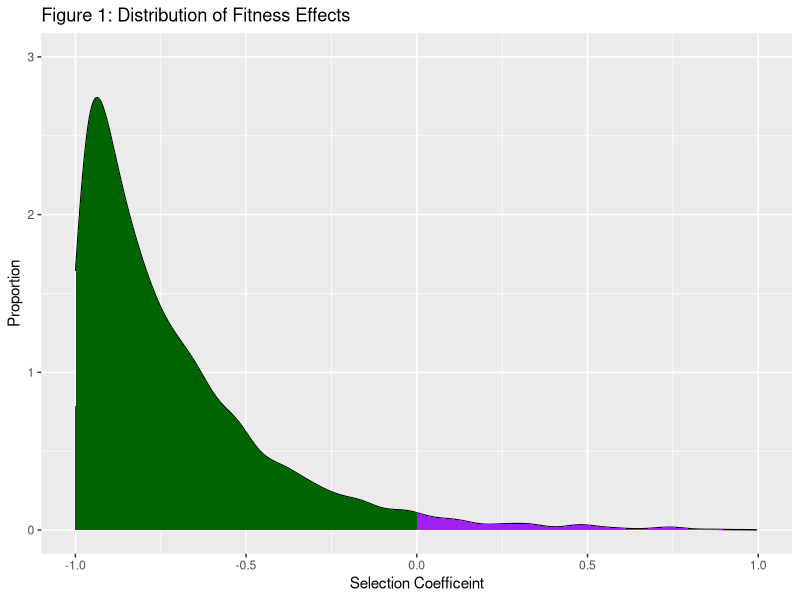
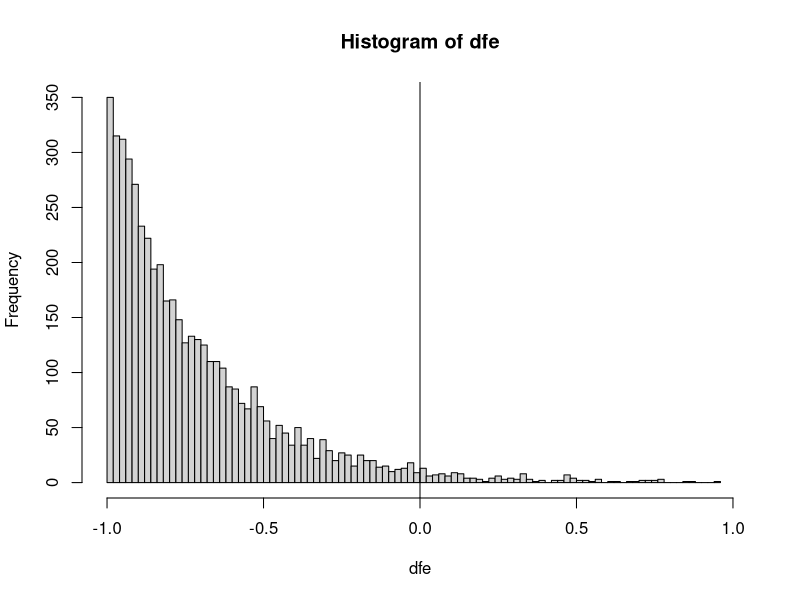

Recreate these plots in R, in order.
dfe <- rexp(5000,rate=3.5)-1
dfe <- dfe[dfe<=1]
dat<- with(density(dfe), data.frame(x, y))

library(ggplot2)
ggplot(data = dat, mapping = aes(x = x, y = y)) +
  geom_line()+
  geom_area(mapping = aes(x = ifelse(x < 0 , x, 0)), fill = "dark green") +
  geom_area(mapping = aes(x = ifelse(x > 0 , x, 0)), fill = "purple") +
  xlim(-1, 1) +
  ylim(0,3) +
  ggtitle("Figure 1: Distribution of Fitness Effects") +
  xlab("Selection Coefficeint") +
  ylab("Proportion")

# examine the looks of our mutations
hist(dfe,breaks=100, xlim=c(-1,1))
abline(v=0)

